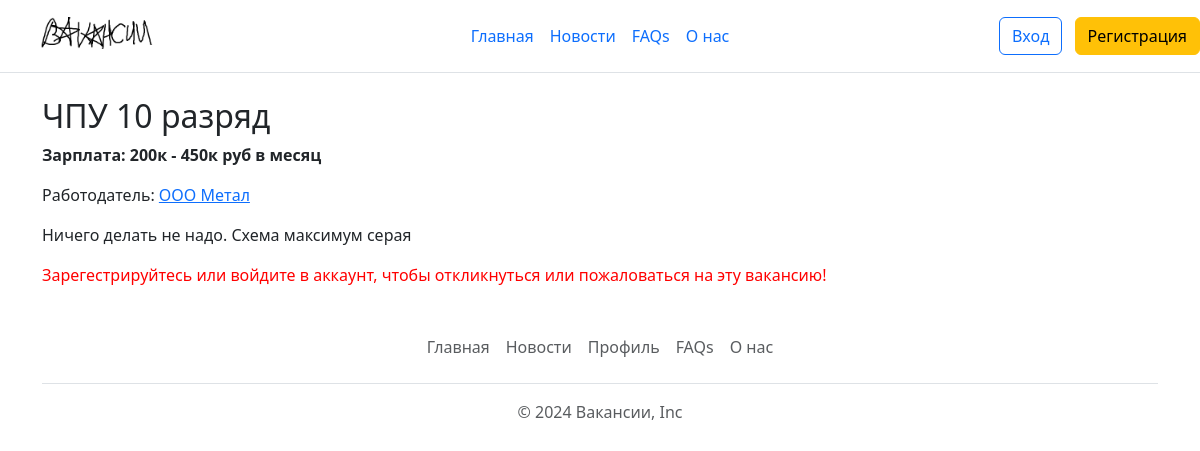
Page /info_vakansia.php?vakansia=6 on the committed database.
### tables this page shows
CREATE TABLE `vakansii` (
  `id` int NOT NULL,
  `id_company` int NOT NULL,
  `salary` varchar(40) DEFAULT NULL,
  `description` text NOT NULL,
  `title` varchar(100) NOT NULL
);

CREATE TABLE `companys` (
  `id` int NOT NULL,
  `name` varchar(50) NOT NULL,
  `address` varchar(120) NOT NULL,
  `branch` varchar(100) NOT NULL,
  `email` varchar(50) NOT NULL,
  `password` varchar(255) NOT NULL,
  `description` text,
  `logo` varchar(150) DEFAULT NULL,
  `number` varchar(11) DEFAULT NULL,
  `email_for_users` varchar(50) DEFAULT NULL
);

### info_vakansia.php (the view, shortened to what this page needs)
<?php
$db = new PDO("mysql:host=localhost;port=3306;dbname=bd_vakansii",
"root",
"");
$selectVakansia = $db->prepare("SELECT * FROM `vakansii` WHERE `id` = ?");
$selectVakansia->execute(array($_GET['vakansia']));
$selectVakansia = $selectVakansia->fetch(PDO::FETCH_ASSOC);
$nameComp = $db->prepare("SELECT * FROM `companys` WHERE `id` = ?");
$nameComp->execute(array($selectVakansia['id_company']));
$nameComp = $nameComp->fetch(PDO::FETCH_ASSOC);
include("blocks/header.php")
?>
<div class="container">
    <h2><?php echo $selectVakansia['title']; ?></h2>
    <p><b>Зарплата: <?php echo $selectVakansia['salary']; ?></b></p>
    <p>Работодатель: <a href="profile_company.php?company=<?php echo $nameComp['id']; ?>"><?php echo $nameComp['name']; ?></a></p>
    <p>
        <?php echo $selectVakansia['description']; ?>
    </p>
    <?php if (isset($_COOKIE['user'])) { ?>
        <div>
            <a class="btn btn-outline-success" href="otklik_na_vakansiy.php?vakansia=<?php echo $_GET['vakansia']; ?>">Откликнуться</a> <a class="btn btn-outline-danger" href="">Пожаловаться</a>
        </div>
    <?php } else { ?>
        <p class="error_message">Зарегестрируйтесь или войдите в аккаунт, чтобы откликнуться или пожаловаться на эту вакансию!</p>
    <?php } ?>
</div>
<?php include("blocks/footer.php"); session_destroy(); ?>

### info_vakansia.php (style rules this page uses)
.error_message { color: red; }

### rows in the picture
vakansii: title "ЧПУ 10 разряд", salary "200к - 450к руб в месяц", description "Ничего делать не надо. Схема максимум серая"
companys: name "ООО Метал"
